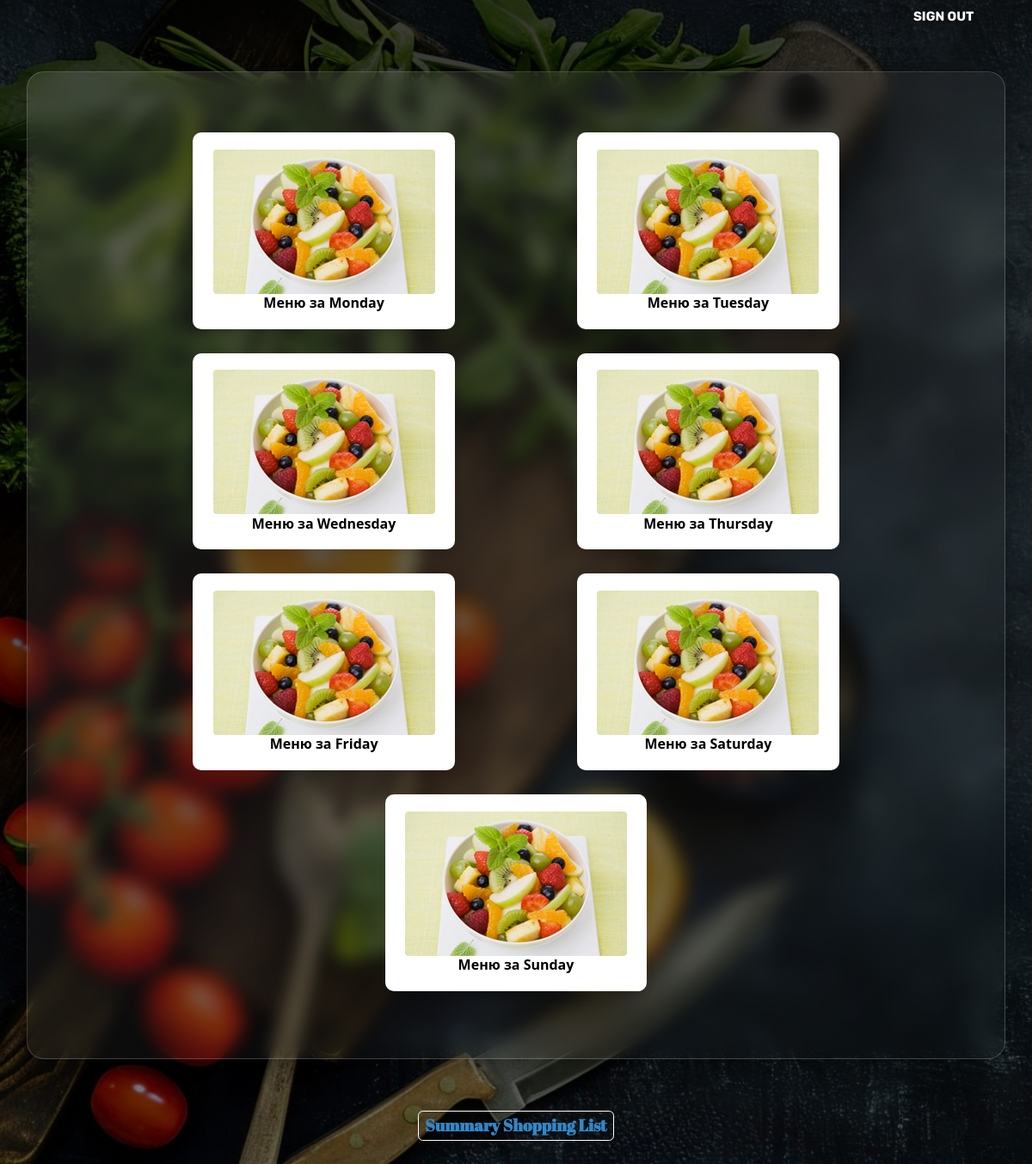
Page /home/ (signed in) on the earlier database version.
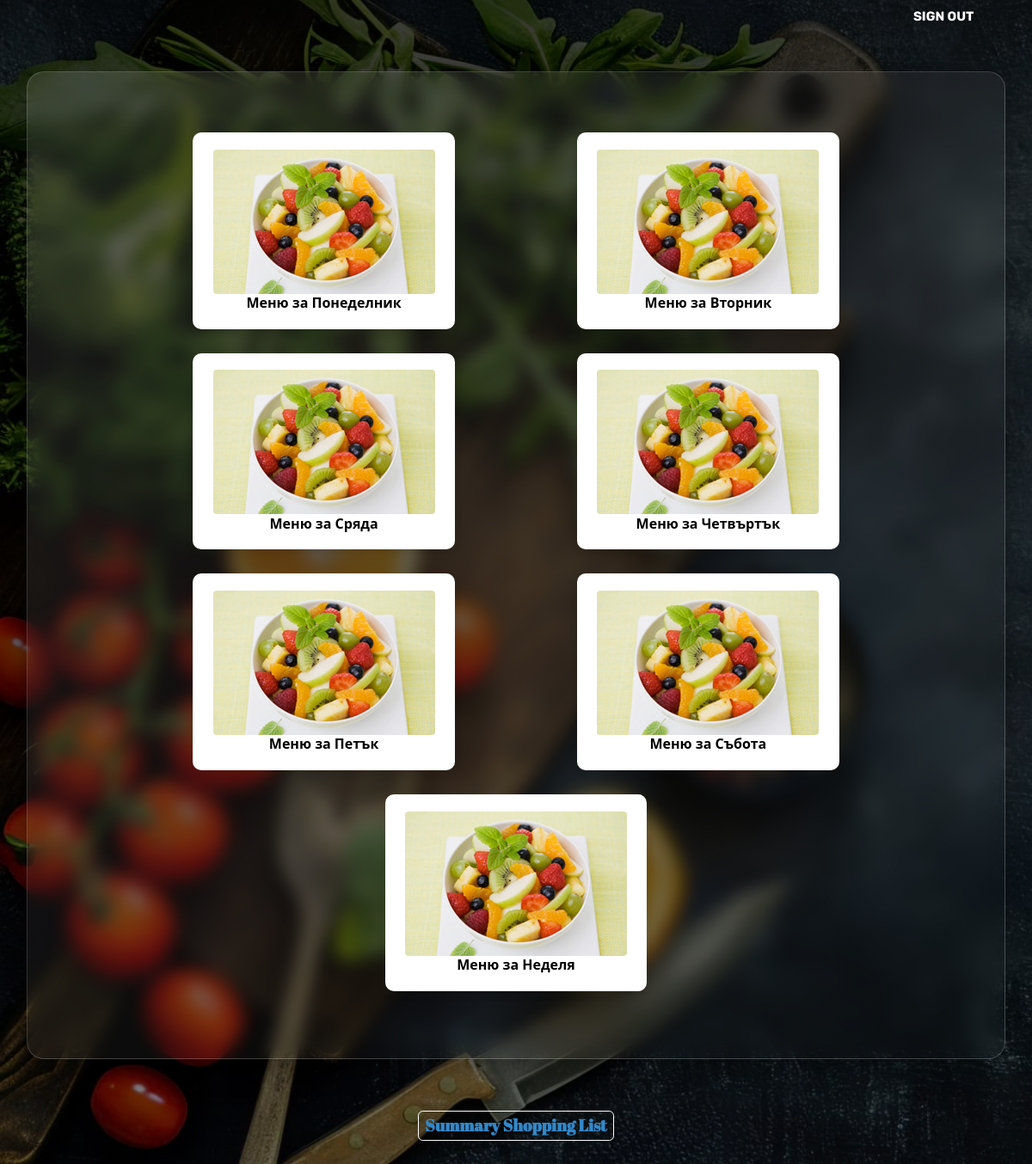
Same page on the later database version.
### menu_planning/planning/models.py (models this page shows, shortened)
class Day(models.Model):
    name = models.CharField(max_length=10)
    def get_absolute_url(self):
        return reverse('menu', args=[str(self.id)])

### menu_planning/planning/views.py (the view)
# urls.py: path('home/', views.HomeView.as_view(), name='home'),
class HomeView(CustomLoginRequiredMixin, ErrorRedirectMixin, views.ListView):
    model = Day
    template_name = 'index.html'
    context_object_name = 'days'

### menu_planning/users/mixins.py (called while the page is built, shortened)
    def dispatch(self, request, *args, **kwargs):
        if request.user.is_superuser:
            return super().dispatch(request, *args, **kwargs)

    def dispatch(self, request, *args, **kwargs):
        if not self.request.user.is_authenticated:
            return self.handle_no_permission()
        return super().dispatch(request, *args, **kwargs)

### templates/index.html
{% extends 'navbar.html' %}
{% load static %}
{% block header %}
<body>
<section id="index-headline">
<div class="plant-card">
        <ul class="blog">
            {% for day in days %}
                <div>
                    <a href="{{ day.get_absolute_url }}">
                        <img src="/static/images/fruits.jpg" alt="{{ day.name }}"/>
                    </a>
                    <a href="{{ day.get_absolute_url }}"><span>Меню за {{ day.name }}</span></a>
                </div>
            {% endfor %}
        </ul>
</div>
</section>
<div class="index-message">
<div id="index-headline">
<h1>
    <button><a href="{% url 'summary_shopping_list' %}">
        <span>Summary Shopping List</span>
    </a></button></h1>
</div>
</div>
</body>
{% endblock header %}

### templates/navbar.html (shortened to what this page needs)
{% load static %}
<!DOCTYPE html>
<html lang="en">
<head>
    <link href="https://cdn.jsdelivr.net/npm/bootstrap@5.1.3/dist/css/bootstrap.min.css" rel="stylesheet">
    <link href="{% static '/css/landing.css' %}" rel="stylesheet">
    <link rel="stylesheet" href="{% static "css/style.css" %}"/>
</head>
<body>
    <nav class="navbar navbar-expand-sm flex-row-reverse" id="navbar">
        {% if user.is_authenticated %}
            <ul class="navbar-nav px-3 flex-row-reverse">
                <li class="nav-item text-nowrap">
                    <a class="nav-link active" href="{% url 'logout' %}" id="log-out">
                        Sign out
                    </a>
                </li>
            </ul>
        {% endif %}
    </nav>
</body>
{% block header %}
{% endblock header %}
</html>

### static/css/landing.css (style rules this page uses)
body { height: 100%; color: white; }
#navbar { background-color: transparent; margin: auto; }
.nav-item { margin-right: 20px; }
.nav-link { display: inline; color: white; font-family: 'Rubik', sans-serif; font-size: 15px; }
button { color: white; padding: 5px 25px; background-color: inherit; border: none; border-radius: 50px; cursor: pointer; transition: all 0.3s ease; }

### static/css/main.css (style rules this page uses)
html { font-family: Arial, sans-serif; font-size: 16px; box-sizing: border-box; }
*, *::before, *::after { margin: 0 auto; padding: 0; box-sizing: inherit; line-height: 1.3; }
h1, h2, h4, h5, h6 { padding: 0.2em 1rem; }
p, div { margin: 0 1em 0.5em 1em; }
ol, ul { margin: 0 1rem; }
li { list-style-position: inside; }
button { font-weight: bold; padding: 0.2em; margin: 0.2em; border: 1px solid white; border-radius: 0.3em; background-color: transparent; }
a { margin: 0.2em; text-decoration: none; font-weight: bold; color: initial; }
#index-headline { width: auto; justify-content: right; padding: 25px 15px 20px; position: relative; box-sizing: border-box; text-align: center; }
.index-message h1 { color: #ffffff; font-size: 120%; line-height: 1; font-weight: 700; letter-spacing: 8px; word-spacing: normal; text-transform: uppercase; text-shadow: 0 2px 5px rgba(0, 0, 0, 0.3); font-family: 'Abril Fatface', cursive; }
.blog { display: flex; flex-wrap: wrap; gap: 20px; justify-content: space-evenly; padding: 20px; }
.blog div { flex: 0 1 300px; text-align: center; background-color: white; border-radius: 10px; box-shadow: 0 4px 8px rgba(0, 0, 0, 0.1); padding: 20px; transition: transform 0.3s ease; }
.plant-card { background: linear-gradient(135deg, rgba(255, 255, 255, 0.1), rgba(255, 255, 255, 0)); backdrop-filter: blur(10px); -webkit-backdrop-filter: blur(10px); border-radius: 20px; border: 1px solid rgba(255, 255, 255, 0.18); box-shadow: 0 8px 32px rgba(0, 0, 0, 0.37); margin-top: 20px; padding: 50px; background-position: right 35% bottom 45%; box-sizing: border-box; float: inherit; height: auto; }

### static/css/navigation.css (style rules this page uses)
body { background: linear-gradient(rgba(0, 0, 0, 0.76), rgba(0, 0, 0, 0.5)), url('food_board_2.jpg'); background-attachment: fixed; background-size: cover; }
h1 span { color: #3387C7; }
nav a { margin: 0 0.5em; text-transform: uppercase; font-size: 20px; padding: 5px 10px 5px 10px; }

Differences in the rows shown:
changed Day: name "Monday" → "Понеделник"
changed Day: name "Tuesday" → "Вторник"
changed Day: name "Wednesday" → "Сряда"
changed Day: name "Thursday" → "Четвъртък"
changed Day: name "Friday" → "Петък"
changed Day: name "Saturday" → "Събота"
changed Day: name "Sunday" → "Неделя"
